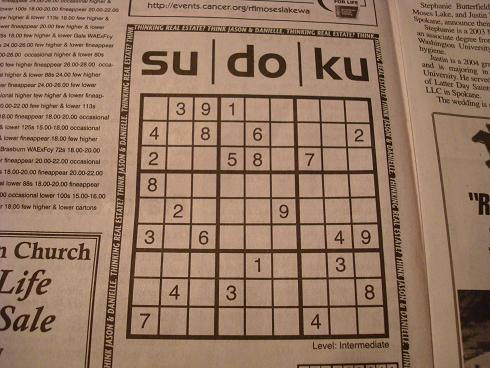
#> input picture data/sudoku/Sodoku8.jpg, 490 x 368 px
$ python main.py data/sudoku/Sodoku8.jpg
#> lines starting #> are read from the running program, lines starting #| are printed output that depends on the picture
import sys
import cv2
import numpy as np
from matplotlib import pyplot as plt


def ReadImage(img_path):
#> called with img_path = 'data/sudoku/Sodoku8.jpg'
    img_in = cv2.imread(img_path)
#> img_in is the input picture: shape (368, 490, 3); mean B, G, R 99.6, 120.7, 150.8
    img = cv2.cvtColor(img_in, cv2.COLOR_BGR2RGB)
    img_gray = cv2.cvtColor(img_in, cv2.COLOR_BGR2GRAY)
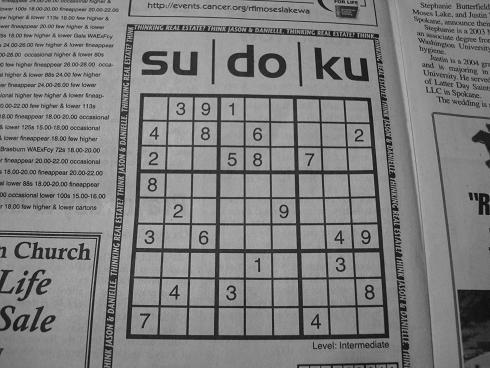
#> img_gray: shape (368, 490); min 4, max 196, mean 127.3
    return img.astype(float) / 255.0, img_gray


def EdgeDetection(img_gray):
    return cv2.Canny(img_gray, 100, 200)


if __name__ == '__main__':
    # TODO: use argument

    img, img_gray = ReadImage(sys.argv[1])
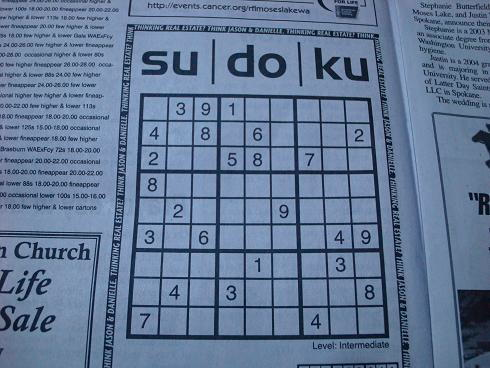
#> img: shape (368, 490, 3) float64; mean of channels 0, 1, 2 0.591, 0.473, 0.391; drawn as B, G, R
    img_edge = EdgeDetection(img_gray)
#> in EdgeDetection, `return cv2.Canny(img_gray, 100, 200)`:
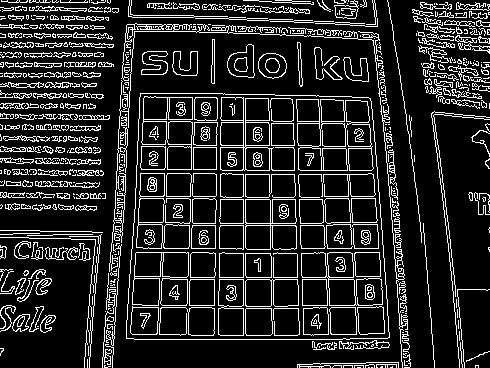
#> returned value: shape (368, 490); 15.3% white in thin lines or dots

    # TODO: split grid, digit recognition, solve sudoku

    #############################

    fig = plt.figure(dpi=150)
    a = fig.add_subplot(1, 2, 1)
    imgplot = plt.imshow(img)

    a = fig.add_subplot(1, 2, 2)
    imgplot = plt.imshow(img_edge, cmap='gray')

    plt.show()
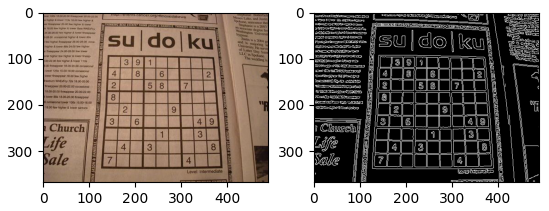
#> figure drawn by matplotlib, 2 panels

$ run again, on data/sudoku/sudoku1.jpg
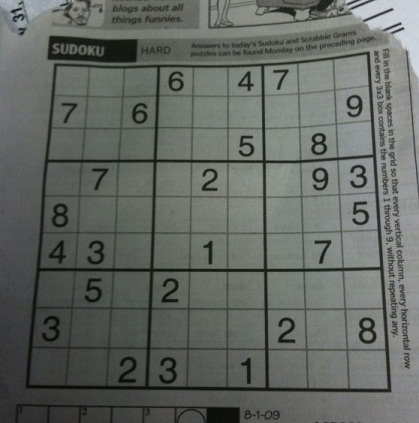
#> input picture data/sudoku/sudoku1.jpg, 419 x 423 px
#> in ReadImage, img_in is the input picture: shape (423, 419, 3); mean B, G, R 98.9, 103.6, 99.4
#> in EdgeDetection, `return cv2.Canny(img_gray, 100, 200)`:
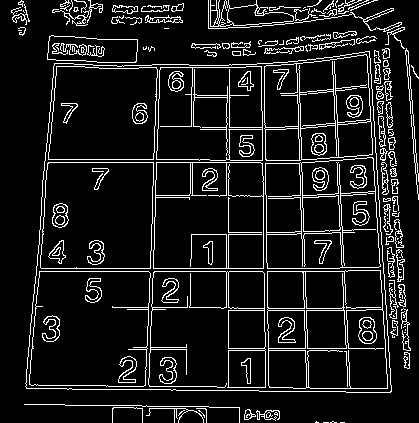
#> returned value: shape (423, 419); 10.3% white in thin lines or dots
#> `plt.show()`:
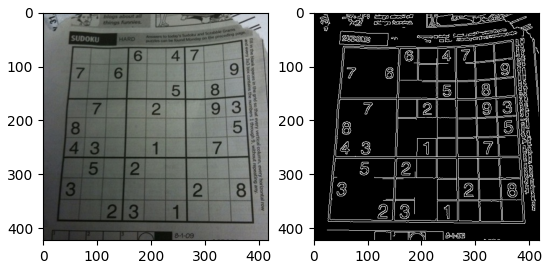
#> figure drawn by matplotlib, 2 panels

$ run again, on data/sudoku/sudoku4.jpg
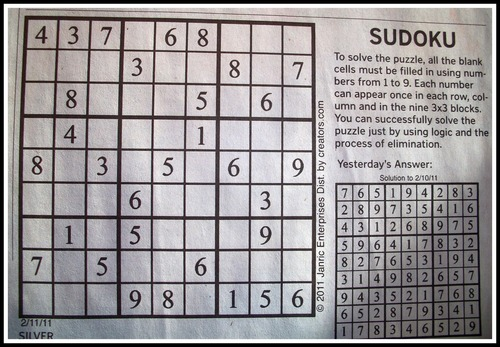
#> input picture data/sudoku/sudoku4.jpg, 500 x 347 px
#> in ReadImage, img_in is the input picture: shape (347, 500, 3); mean B, G, R 155.6, 154, 158.1
#> in EdgeDetection, `return cv2.Canny(img_gray, 100, 200)`:
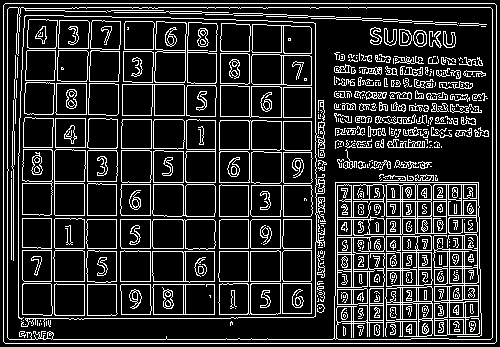
#> returned value: shape (347, 500); 17.7% white in thin lines or dots
#> `plt.show()`:
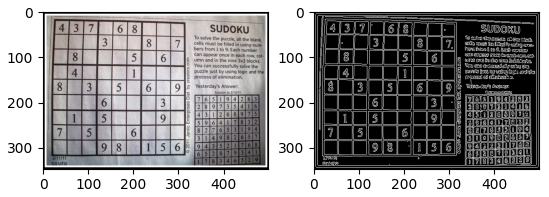
#> figure drawn by matplotlib, 2 panels
